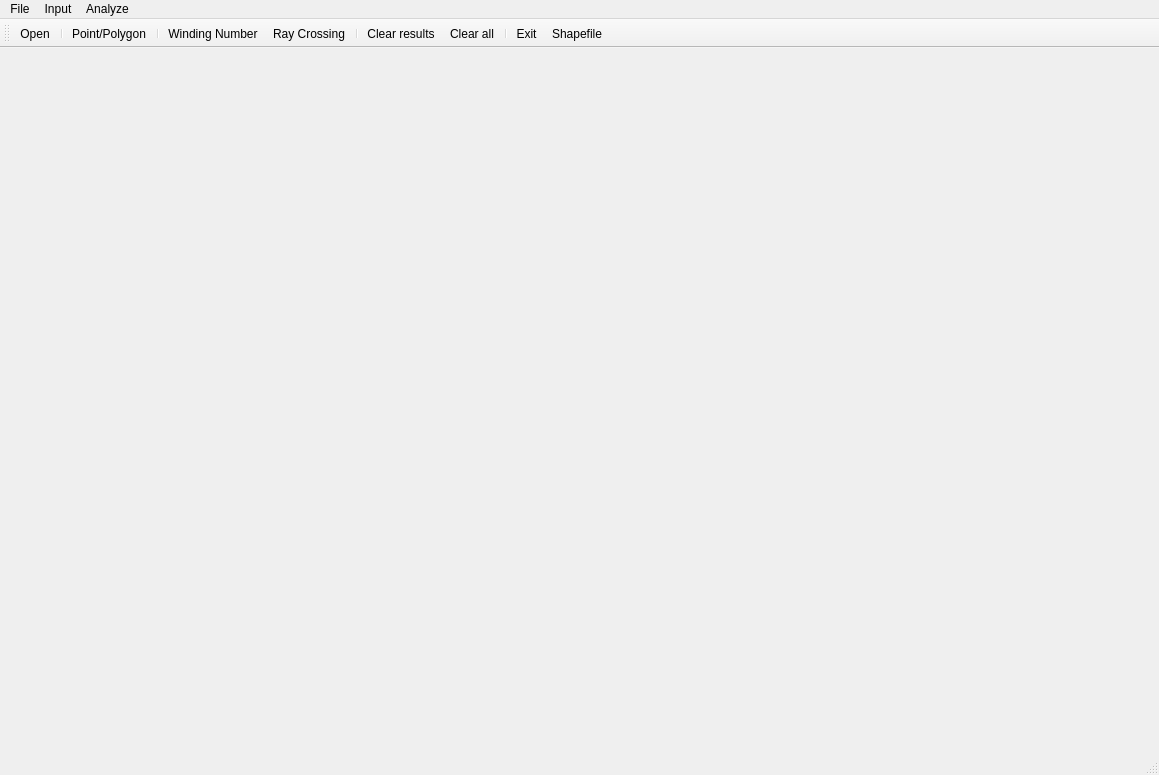
<?xml version="1.0" encoding="UTF-8"?>
<ui version="4.0">
 <class>MainForm</class>
 <widget class="QMainWindow" name="MainForm">
  <property name="geometry">
   <rect>
    <x>0</x>
    <y>0</y>
    <width>1159</width>
    <height>775</height>
   </rect>
  </property>
  <property name="windowTitle">
   <string>Analyze point and polyhon position</string>
  </property>
  <widget class="QWidget" name="centralwidget">
   <layout class="QHBoxLayout" name="horizontalLayout">
    <item>
     <widget class="Draw" name="Canvas" native="true">
      <property name="sizePolicy">
       <sizepolicy hsizetype="Expanding" vsizetype="Expanding">
        <horstretch>0</horstretch>
        <verstretch>0</verstretch>
       </sizepolicy>
      </property>
     </widget>
    </item>
   </layout>
  </widget>
  <widget class="QMenuBar" name="menubar">
   <property name="geometry">
    <rect>
     <x>0</x>
     <y>0</y>
     <width>1159</width>
     <height>25</height>
    </rect>
   </property>
   <widget class="QMenu" name="menuFile">
    <property name="title">
     <string>File</string>
    </property>
    <addaction name="actionOpen"/>
    <addaction name="separator"/>
    <addaction name="actionExit"/>
    <addaction name="actionShapefile"/>
   </widget>
   <widget class="QMenu" name="menuInput">
    <property name="title">
     <string>Input</string>
    </property>
    <addaction name="actionPoint_Polygon"/>
    <addaction name="separator"/>
    <addaction name="actionClear_data"/>
    <addaction name="actionClear_all"/>
   </widget>
   <widget class="QMenu" name="menuAnalyze">
    <property name="title">
     <string>Analyze</string>
    </property>
    <addaction name="actionWinding_Number"/>
    <addaction name="actionRay_Crossing"/>
   </widget>
   <addaction name="menuFile"/>
   <addaction name="menuInput"/>
   <addaction name="menuAnalyze"/>
  </widget>
  <widget class="QStatusBar" name="statusbar"/>
  <widget class="QToolBar" name="toolBar">
   <property name="windowTitle">
    <string>toolBar</string>
   </property>
   <attribute name="toolBarArea">
    <enum>TopToolBarArea</enum>
   </attribute>
   <attribute name="toolBarBreak">
    <bool>false</bool>
   </attribute>
   <addaction name="actionOpen"/>
   <addaction name="separator"/>
   <addaction name="actionPoint_Polygon"/>
   <addaction name="separator"/>
   <addaction name="actionWinding_Number"/>
   <addaction name="actionRay_Crossing"/>
   <addaction name="separator"/>
   <addaction name="actionClear_data"/>
   <addaction name="actionClear_all"/>
   <addaction name="separator"/>
   <addaction name="actionExit"/>
   <addaction name="actionShapefile"/>
  </widget>
  <action name="actionOpen">
   <property name="icon">
    <iconset resource="icons.qrc">
     <normaloff>:/icons/open_file.png</normaloff>:/icons/open_file.png</iconset>
   </property>
   <property name="text">
    <string>Open</string>
   </property>
   <property name="toolTip">
    <string>Open a file</string>
   </property>
  </action>
  <action name="actionExit">
   <property name="icon">
    <iconset resource="icons.qrc">
     <normaloff>:/icons/exit.png</normaloff>:/icons/exit.png</iconset>
   </property>
   <property name="text">
    <string>Exit</string>
   </property>
   <property name="toolTip">
    <string>Close application</string>
   </property>
  </action>
  <action name="actionPoint_Polygon">
   <property name="checkable">
    <bool>true</bool>
   </property>
   <property name="icon">
    <iconset resource="icons.qrc">
     <normaloff>:/icons/pointpol.png</normaloff>:/icons/pointpol.png</iconset>
   </property>
   <property name="text">
    <string>Point/Polygon</string>
   </property>
   <property name="toolTip">
    <string>Input point or polygon</string>
   </property>
  </action>
  <action name="actionClear_data">
   <property name="icon">
    <iconset resource="icons.qrc">
     <normaloff>:/icons/clear.png</normaloff>:/icons/clear.png</iconset>
   </property>
   <property name="text">
    <string>Clear results</string>
   </property>
  </action>
  <action name="actionWinding_Number">
   <property name="icon">
    <iconset resource="icons.qrc">
     <normaloff>:/icons/winding.png</normaloff>:/icons/winding.png</iconset>
   </property>
   <property name="text">
    <string>Winding Number</string>
   </property>
   <property name="toolTip">
    <string>Analyze point and polygon position using Winding Number</string>
   </property>
  </action>
  <action name="actionRay_Crossing">
   <property name="icon">
    <iconset resource="icons.qrc">
     <normaloff>:/icons/ray.png</normaloff>:/icons/ray.png</iconset>
   </property>
   <property name="text">
    <string>Ray Crossing</string>
   </property>
   <property name="toolTip">
    <string>Analyze point and polygon position using Ray Crossing</string>
   </property>
  </action>
  <action name="actionClear_all">
   <property name="icon">
    <iconset resource="icons.qrc">
     <normaloff>:/icons/clear_all.png</normaloff>:/icons/clear_all.png</iconset>
   </property>
   <property name="text">
    <string>Clear all</string>
   </property>
   <property name="toolTip">
    <string>Clear all data and results</string>
   </property>
  </action>
  <action name="actionShapefile">
   <property name="text">
    <string>Shapefile</string>
   </property>
  </action>
 </widget>
 <customwidgets>
  <customwidget>
   <class>Draw</class>
   <extends>QWidget</extends>
   <header location="global">draw.h</header>
   <container>1</container>
  </customwidget>
 </customwidgets>
 <resources>
  <include location="icons.qrc"/>
 </resources>
 <connections/>
</ui>
